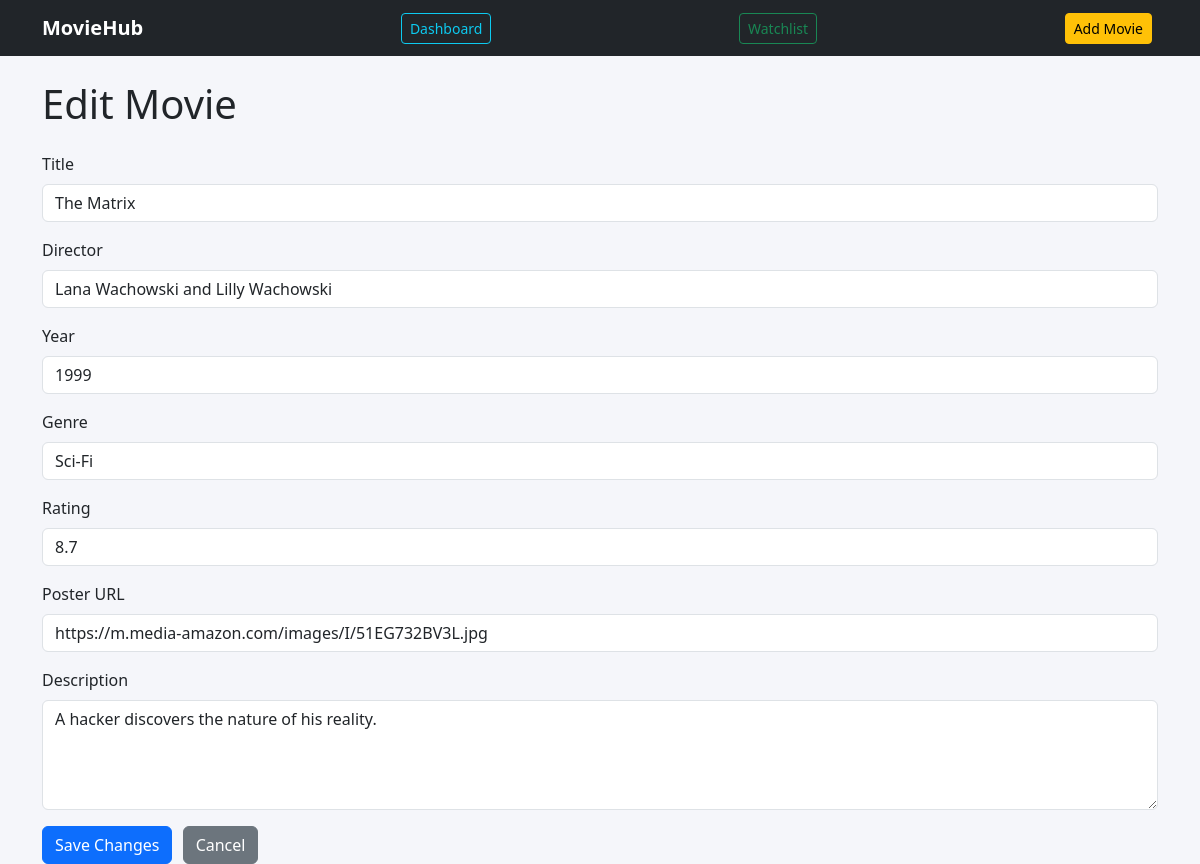
/edit/6, run on the app's committed database.
### models.py (models this page shows, shortened)
class Movie(db.Model):
    id = db.Column(db.Integer, primary_key=True)
    title = db.Column(db.String(100), nullable=False)
    director = db.Column(db.String(100))
    year = db.Column(db.Integer)
    genre = db.Column(db.String(50))
    rating = db.Column(db.Float)
    description = db.Column(db.Text)
    poster_url = db.Column(db.String(300))

### app.py (the view, shortened to what this page needs)
@app.route("/edit/<int:movie_id>", methods=["GET", "POST"])
def edit_movie(movie_id):
    movie = Movie.query.get_or_404(movie_id)
    return render_template("edit_movie.html", movie=movie)

### templates/edit_movie.html
{% extends "base.html" %}
{% block content %}
<h1 class="mb-4">Edit Movie</h1>
<form method="POST">
    <div class="mb-3">
        <label class="form-label">Title</label>
        <input type="text" name="title" class="form-control" value="{{ movie.title }}" required>
    </div>
    <div class="mb-3">
        <label class="form-label">Director</label>
        <input type="text" name="director" class="form-control" value="{{ movie.director }}">
    </div>
    <div class="mb-3">
        <label class="form-label">Year</label>
        <input type="number" name="year" class="form-control" value="{{ movie.year }}">
    </div>
    <div class="mb-3">
        <label class="form-label">Genre</label>
        <input type="text" name="genre" class="form-control" value="{{ movie.genre }}">
    </div>
    <div class="mb-3">
        <label class="form-label">Rating</label>
        <input type="number" step="0.1" name="rating" class="form-control" value="{{ movie.rating }}">
    </div>
    <div class="mb-3">
        <label class="form-label">Poster URL</label>
        <input type="text" name="poster_url" class="form-control" value="{{ movie.poster_url }}">
    </div>
    <div class="mb-3">
        <label class="form-label">Description</label>
        <textarea name="description" class="form-control" rows="4">{{ movie.description }}</textarea>
    </div>
    <button type="submit" class="btn btn-primary">Save Changes</button>
    <a href="/movie/{{ movie.id }}" class="btn btn-secondary">Cancel</a>
</form>
{% endblock %}

### static/style.css (style rules this page uses)
body { background-color: #f5f6fa; }
.btn { margin-right: 6px; }

### data on the page
Movie: title "The Matrix", director "Lana Wachowski and Lilly Wachowski", year "1999", genre "Sci-Fi", rating "8.7", poster_url "https://m.media-amazon.com/images/I/51EG732BV3L.jpg", description "A hacker discovers the nature of his reality."
